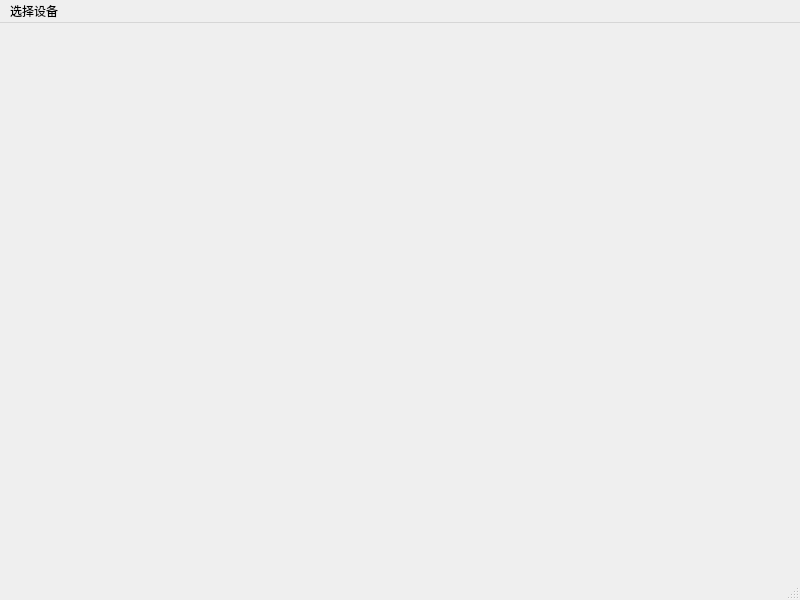
<?xml version="1.0" encoding="UTF-8"?>
<ui version="4.0">
 <class>MainWindow</class>
 <widget class="QMainWindow" name="MainWindow">
  <property name="geometry">
   <rect>
    <x>0</x>
    <y>0</y>
    <width>800</width>
    <height>600</height>
   </rect>
  </property>
  <property name="windowTitle">
   <string>CAN Node Simulator</string>
  </property>
  <widget class="QWidget" name="centralwidget"/>
  <widget class="QMenuBar" name="menubar">
   <property name="geometry">
    <rect>
     <x>0</x>
     <y>0</y>
     <width>800</width>
     <height>26</height>
    </rect>
   </property>
   <widget class="QMenu" name="menu">
    <property name="title">
     <string>选择设备</string>
    </property>
    <addaction name="actionUSBCAN1"/>
    <addaction name="actionUSBCAN2"/>
   </widget>
   <addaction name="menu"/>
  </widget>
  <widget class="QStatusBar" name="statusbar"/>
  <action name="actionUSBCAN1">
   <property name="text">
    <string>USBCAN1</string>
   </property>
  </action>
  <action name="actionUSBCAN2">
   <property name="text">
    <string>USBCAN2</string>
   </property>
  </action>
 </widget>
 <resources/>
 <connections/>
</ui>
